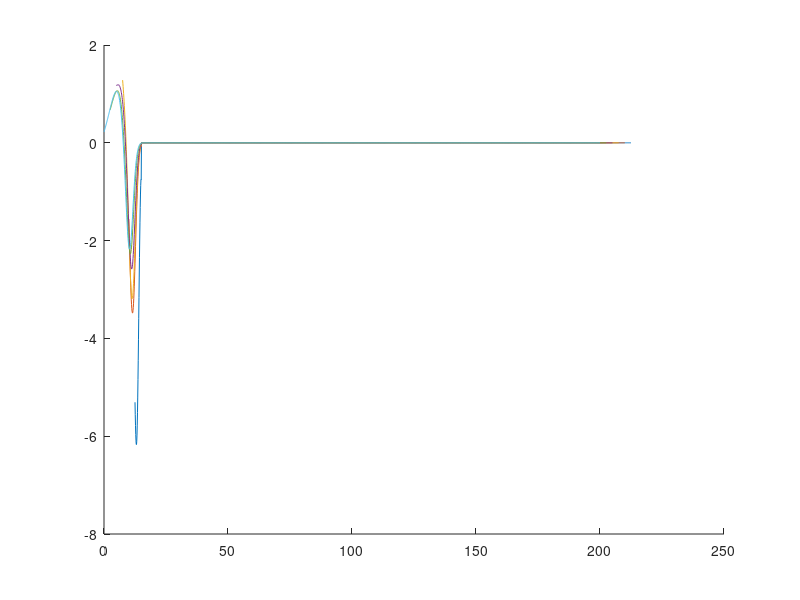

This chart was generated by the following MATLAB code:
load gradDurations2
figure(1); hold on; 
plot(zt25 + 12.5, z25);
plot(zt50 + 10.0, z50);
plot(zt75 + 7.5, z75);
plot(zt100 + 5.0, z100);
plot(zt125 + 2.5, z125);
plot(zt150, z150);


% 
% plot3(10 * ones(2001, 1), zt10 + 90, z10);
% plot3(20 * ones(2001, 1), zt20 + 80, z20);
% plot3(30 * ones(2001, 1), zt30 + 70, z30);
% plot3(40 * ones(2001, 1), zt40 + 60, z40);
% plot3(50 * ones(2001, 1), zt50 + 50, z50);
% plot3(60 * ones(2001, 1), zt60 + 40, z60);
% plot3(70 * ones(2001, 1), zt70 + 30, z70);
% plot3(80 * ones(2001, 1), zt80 + 20, z80);
% plot3(90 * ones(2001, 1), zt90 + 10, z90);
% plot3(100 * ones(2001, 1), zt100, z100);